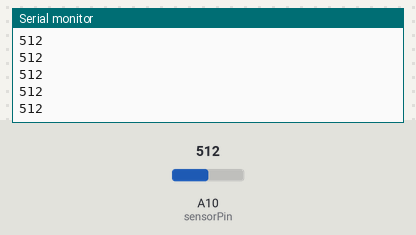
The sketch below on a simulated Arduino Mega 2560, built with avr-gcc and run on an emulated ATmega2560. Parts: the last lines printed to the serial monitor. The inputs (shaded band) are chosen by the test bench; at power-on: A10 (sensorPin) = 512.

Above: at 1.2 s.
1.3 s: A10 (sensorPin) set to 716
At 1.31 s:
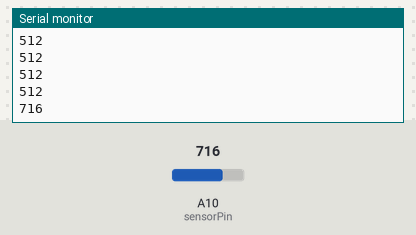
2.8 s: A10 (sensorPin) set to 900
At 2.81 s:
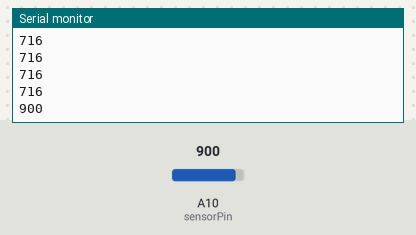
Timing chart, 0 to 5.8 s (numbered marks = the images above; inputs shaded):
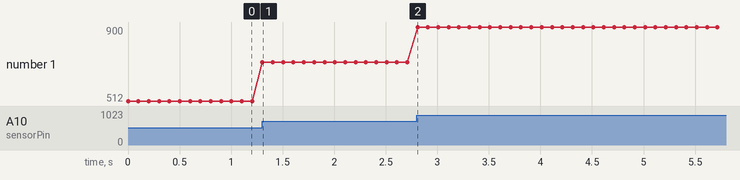

Measured:
- after the input at 1.3 s, the serial monitor: prints a new line at once (image 1)
- after the input at 2.8 s, the serial monitor: prints a new line at once (image 2)
- plotted number 1: 512 → 716 after the input at 1.3 s, 716 → 900 after the input at 2.8 s

The sketch:

Photodiode_FD11A.ino
```cpp
int sensorPin = A10;
int sensorValue = 0;

void setup(void) {
   Serial.begin(9600);
   pinMode(sensorPin, INPUT);
}

void loop(void) {
   sensorValue = analogRead(sensorPin);
   //sensorValue = digitalRead(sensorPin);

   Serial.println(sensorValue);
   delay(100);
}
```
